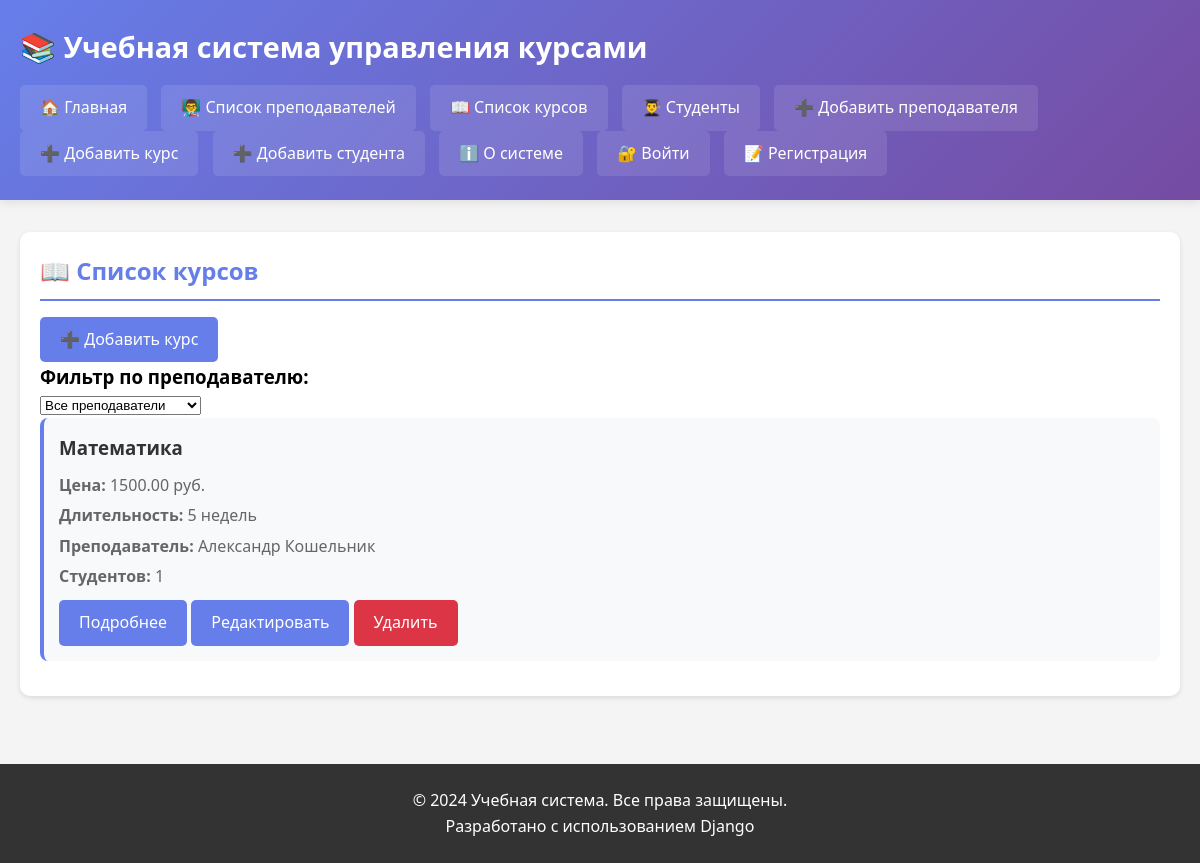
Before: /courses/ with the older database file.
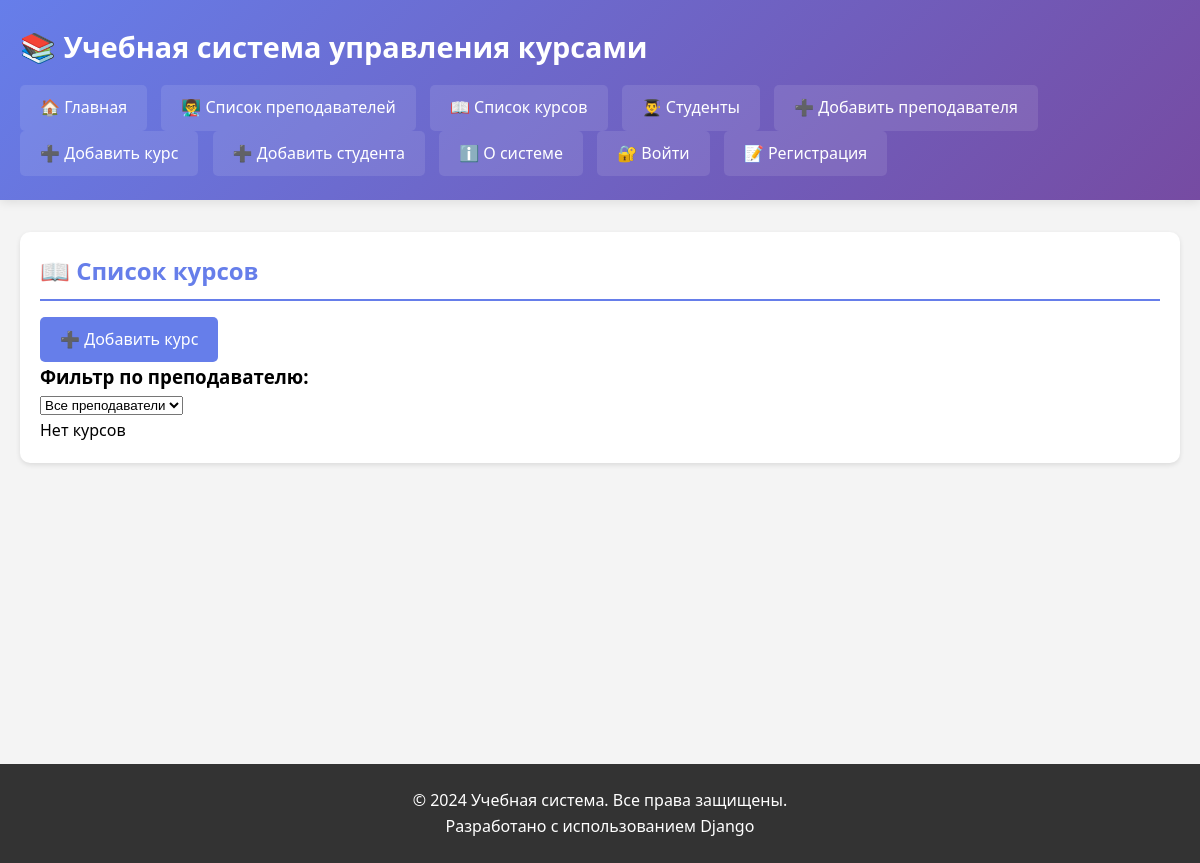
After: the same page with the newer database file.
### schedule/models.py (models this page shows, shortened)
class Course(models.Model):
    title = models.CharField(max_length=200, verbose_name="Название курса")
    description = models.TextField(verbose_name="Описание")
    price = models.DecimalField(
        max_digits=10,
        decimal_places=2,
        validators=[MinValueValidator(0)],
        verbose_name="Цена"
    )
    duration_weeks = models.PositiveIntegerField(verbose_name="Длительность (недели)")
    start_date = models.DateField(
        validators=[validate_date_format],
        verbose_name="Дата старта"
    )
    teacher = models.ForeignKey(
        Teacher,
        on_delete=models.SET_NULL,
        null=True,
        related_name='courses',
        verbose_name="Преподаватель"
    )
    max_students = models.PositiveIntegerField(
        default=30,
        verbose_name="Максимум студентов"
    )
    is_published = models.BooleanField(
        default=True,
        verbose_name="Опубликован"
    )

class Teacher(models.Model):
    first_name = models.CharField(max_length=100, verbose_name="Имя")
    last_name = models.CharField(max_length=100, verbose_name="Фамилия")
    email = models.EmailField(
        unique=True,
        validators=[validate_email_domain],
        verbose_name="Email"
    )
    phone = models.CharField(
        max_length=20,
        blank=True,
        null=True,
        validators=[validate_phone_number],
        verbose_name="Телефон"
    )
    hire_date = models.DateField(verbose_name="Дата найма")
    login = models.CharField(
        max_length=50,
        unique=True,
        validators=[validate_login],
        verbose_name="Логин"
    )
    password = models.CharField(
        max_length=128,
        validators=[validate_password],
        verbose_name="Пароль"
    )
    rating = models.DecimalField(
        max_digits=3,
        decimal_places=2,
        default=0,
        verbose_name="Рейтинг"
    )
    position = models.CharField(
        max_length=50,
        choices=[
            ('jun', 'Junior'),
            ('mid', 'Middle'),
            ('sen', 'Senior')
        ],
        default='mid',
        verbose_name="Должность"
    )
    work_years = models.PositiveIntegerField(
        default=0,
        verbose_name="Стаж работы (лет)"
    )
    bio = models.TextField(blank=True, verbose_name="Биография")
    education = models.CharField(max_length=255, blank=True, verbose_name="Образование")
    languages = models.CharField(max_length=200, blank=True, verbose_name="Языки")

### schedule/views.py (the view)
# urls.py: path('courses/', views.course_list, name='course_list'),
def course_list(request):
    teacher_id = request.GET.get('teacher')
    if teacher_id:
        courses = Course.objects.filter(teacher_id=teacher_id).select_related('teacher')
    else:
        courses = Course.objects.all().select_related('teacher')
    teachers = Teacher.objects.all()
    context = {
        'courses': courses,
        'teachers': teachers,
        'selected_teacher': teacher_id
    }
    return render(request, 'schedule/course_list.html', context)

### schedule/templates/schedule/course_list.html (shortened to what this page needs)
{% extends 'schedule/base.html' %}
{% block content %}
<section>
    <h2>📖 Список курсов</h2>
    <a href="{% url 'schedule:course_create_form' %}" class="btn">➕ Добавить курс</a>
    <h3>Фильтр по преподавателю:</h3>
    <form method="get">
        <select name="teacher" onchange="this.form.submit()">
            <option value="">Все преподаватели</option>
        </select>
    </form>
    {% if courses %}
        {% for course in courses %}
        <article>
            <h3>{{ course.title }}</h3>
            <p><strong>Цена:</strong> {{ course.price }} руб.</p>
            <p><strong>Длительность:</strong> {{ course.duration_weeks }} недель</p>
            <p><strong>Преподаватель:</strong> {{ course.teacher.first_name }} {{ course.teacher.last_name }}</p>
            <p><strong>Студентов:</strong> {{ course.students.count }}</p>
            <div style="margin-top: 10px;">
                <a href="{% url 'schedule:course_detail' course.id %}" class="btn">Подробнее</a>
                <a href="{% url 'schedule:course_update' course.id %}" class="btn">Редактировать</a>
                <a href="{% url 'schedule:course_delete' course.id %}" class="btn btn-danger">Удалить</a>
            </div>
        </article>
        {% endfor %}
    {% else %}
        <p>Нет курсов</p>
    {% endif %}
</section>
{% endblock %}

Changed rows visible on the page:
removed Course: title "Математика", price "1500.00", duration_weeks "5", teacher.first_name "Александр", teacher.last_name "Кошельник", students.count "1"
Other visible differences:
text now shown: "Нет курсов"
